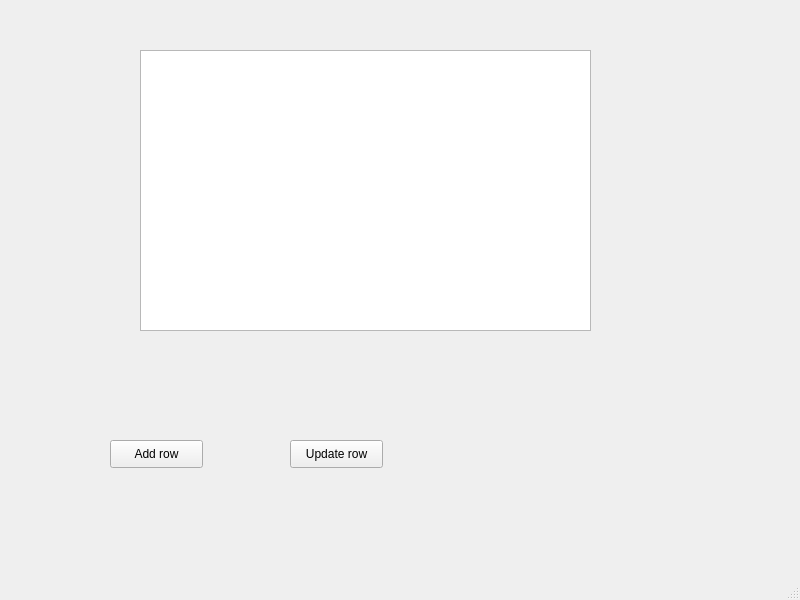
<?xml version="1.0" encoding="UTF-8"?>
<ui version="4.0">
 <class>MainWindow</class>
 <widget class="QMainWindow" name="MainWindow">
  <property name="geometry">
   <rect>
    <x>0</x>
    <y>0</y>
    <width>800</width>
    <height>600</height>
   </rect>
  </property>
  <property name="windowTitle">
   <string>MainWindow</string>
  </property>
  <widget class="QWidget" name="centralwidget">
   <widget class="QTableWidget" name="tableWidget">
    <property name="geometry">
     <rect>
      <x>140</x>
      <y>50</y>
      <width>451</width>
      <height>281</height>
     </rect>
    </property>
   </widget>
   <widget class="QPushButton" name="pushButton">
    <property name="geometry">
     <rect>
      <x>110</x>
      <y>440</y>
      <width>93</width>
      <height>28</height>
     </rect>
    </property>
    <property name="text">
     <string>Add row</string>
    </property>
   </widget>
   <widget class="QPushButton" name="pushButton_2">
    <property name="geometry">
     <rect>
      <x>290</x>
      <y>440</y>
      <width>93</width>
      <height>28</height>
     </rect>
    </property>
    <property name="text">
     <string>Update row</string>
    </property>
   </widget>
  </widget>
  <widget class="QMenuBar" name="menubar">
   <property name="geometry">
    <rect>
     <x>0</x>
     <y>0</y>
     <width>800</width>
     <height>26</height>
    </rect>
   </property>
  </widget>
  <widget class="QStatusBar" name="statusbar"/>
 </widget>
 <resources/>
 <connections/>
</ui>
